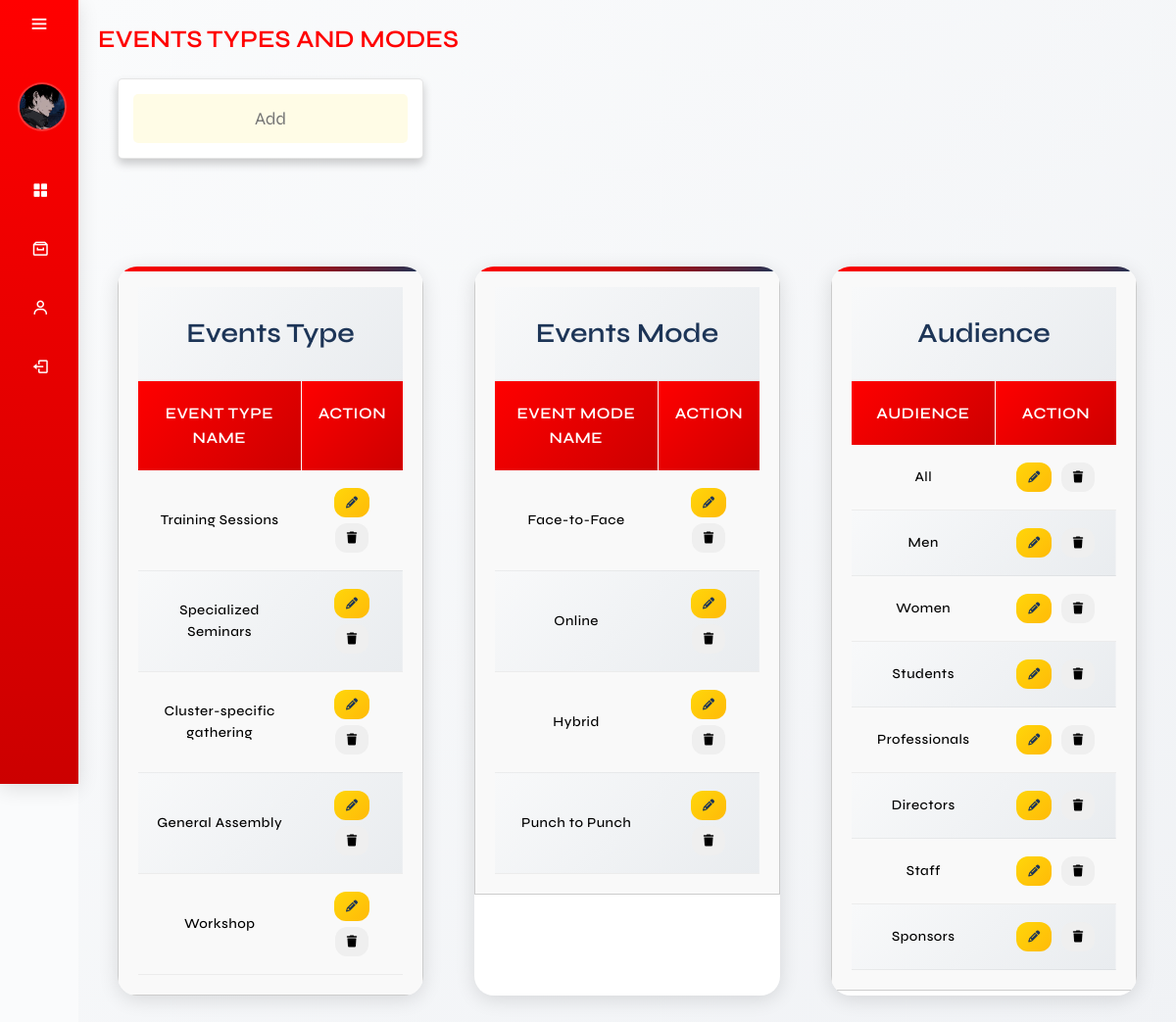
The page /admin/addEventTypeMode.php (signed in) on the database its author committed.
### tables this page shows
CREATE TABLE `event_type` (
  `event_type_id` int(11) NOT NULL,
  `event_type_name` varchar(255) NOT NULL
);

CREATE TABLE `event_mode` (
  `event_mode_id` int(11) NOT NULL,
  `event_mode_name` varchar(255) NOT NULL
);

CREATE TABLE `audience_type` (
  `audience_type_id` int(11) NOT NULL,
  `audience_type_name` varchar(255) NOT NULL
);

### admin/addEventTypeMode.php (the view, shortened to what this page needs)
<!DOCTYPE html>
<html lang="en">
<head>
    <link href='https://unpkg.com/boxicons@2.1.4/css/boxicons.min.css' rel='stylesheet'>
    <link rel="stylesheet" href="css/main.css">
</head>
<body>
    <?php
    require_once('../db.connection/connection.php');
    $sql_event_type = "SELECT event_type_name ,event_type_id as id FROM event_type";
    $result_event_type = $conn->query($sql_event_type);
    $sql_event_mode = "SELECT event_mode_name ,event_mode_id as id FROM event_mode";
    $result_event_mode = $conn->query($sql_event_mode);
    $sql_audience_type = "SELECT audience_type_name ,audience_type_id as id FROM audience_type";
    $result_audience_type = $conn->query($sql_audience_type);
    if ($_SERVER['REQUEST_METHOD'] === 'GET') {
        if (isset($_SESSION['AdminID'])) {
            $AdminID = $_SESSION['AdminID'];
            $sqlAdmin = "SELECT * FROM admin WHERE AdminID = ?";
            $stmtAdmin = $conn->prepare($sqlAdmin);
            $stmtAdmin->bind_param("i", $AdminID);
            $stmtAdmin->execute();
            $resultAdmin = $stmtAdmin->get_result();
            if ($resultAdmin->num_rows > 0) {
                while ($row = $resultAdmin->fetch_assoc()) {
                    $Image = $row['Image'];
                }
            } else {
                echo "No records found";
            }
        }
    }
    ?>
    <div class="sidebar">
        <div class="top">
            <i class="bx bx-menu" id="btnn"></i>
        </div>
        <div class="user">
            <?php if (!empty($Image)): ?>
                <img src="../assets/img/profilePhoto/<?php echo $Image; ?>" alt="user" class="user-img">
            <?php else: ?>
                <img src="../assets/img/profile.jpg" alt="default user" class="user-img">
            <?php endif; ?>
            <div>
            </div>
        </div>
        <ul>
            <li class="nav-sidebar">
                <a href="adminDashboard.php">
                    <i class="bx bxs-grid-alt"></i>
                </a>
            </li>
            <li class="events-side2 nav-sidebar">
                <a href="#" class="a-events">
                    <i class='bx bx-archive'></i>
                </a>
            </li>
            <li class="events-side nav-sidebar">
                <a href="#" class="a-events">
                    <i class='bx bx-user'></i>
                </a>
            </li>
            <li class="nav-sidebar">
                <a href="#" onclick="confirmLogout(event)">
                    <i class="bx bx-log-out"></i>
                </a>
            </li>
        </ul>
    </div>
    <div class="main-content">
        <div class="containerr">
            <h3 class="dashboard">EVENTS TYPES AND MODES</h3>
            <section class="event-filter">
                <div style="display: flex; gap: 10px; margin-bottom:10px">
                    <form action="" method="post" style="margin-bottom:1rem; height:10%">
                        <div class="dropdown-container">
                            <div class="dropdown">
                                <input type="text" readonly name="eventDisplay" placeholder="Add" maxlength="20"
                                    class="output">
                            </div>
                        </div>
                    </form>
                </div>
            </section>
        </div>
        <div class="container">
            <div class="event-wrapper">
                <div class="event-table">
                    <div class="tbl-container">
                        <h2>Events Type</h2>
                        <table class="tbl">
                            <thead>
                                <tr>
                                    <th>Event Type Name</th>
                                    <th>Action</th>
                                </tr>
                            </thead>
                            <tbody>
                                <?php
                                if ($result_event_type->num_rows > 0) {
                                    while ($row = $result_event_type->fetch_assoc()) {
                                        echo "<tr>";
                                        echo "<td data-label='Event Title'>" . $row['event_type_name'] . "</td>";
                                        echo "<td data-label='Action'>
                                            <button class='btn_edit' onclick=\"editEventType('" . $row['id'] . "', '" . $row['event_type_name'] . "')\"><i class='fa fa-pencil'></i></button>
                                            <button class='btn_delete' onclick=\"confirmDeleteEventType('" . $row['id'] . "')\"><i class='fa fa-trash'></i></button>
                                            </td>";
                                        echo "</tr>";
                                    }
                                } else {
                                    echo "<tr><td colspan='2'>No event types available</td></tr>";
                                }
                                ?>
                            </tbody>
                        </table>
                    </div>
                </div>
                <div class="event-table">
                    <div class="tbl-container">
                        <h2>Events Mode</h2>
                        <table class="tbl">
                            <thead>
                                <tr>
                                    <th>Event Mode Name</th>
                                    <th>Action</th>
                                </tr>
                            </thead>
                            <tbody>
                                <?php
                                if ($result_event_mode->num_rows > 0) {
                                    while ($row = $result_event_mode->fetch_assoc()) {
                                        $escapedEventModeName = htmlspecialchars($row['event_mode_name'], ENT_QUOTES, 'UTF-8');
                                        echo "<tr>";
                                        echo "<td data-label='Event Title'>" . $escapedEventModeName . "</td>";
                                        echo "<td data-label='Action'>
                            <button class='btn_edit' onclick=\"editEventMode('" . $row['id'] . "', '" . $escapedEventModeName . "')\"><i class='fa fa-pencil'></i></button>
                            <button class='btn_delete' onclick=\"confirmDeleteEventMode('" . $row['id'] . "')\"><i class='fa fa-trash'></i></button>
                          </td>";
                                        echo "</tr>";
                                    }
                                } else {
                                    echo "<tr><td colspan='2'>No event modes available</td></tr>";
                                }
                                ?>
                            </tbody>
                        </table>
                    </div>
                </div>
                <div class="event-table">
                    <div class="tbl-container">
                        <h2>Audience</h2>
                        <table class="tbl">
                            <thead>
                                <tr>
                                    <th>Audience</th>
                                    <th>Action</th>
                                </tr>
                            </thead>
                            <tbody>
                                <?php
                                if ($result_audience_type->num_rows > 0) {
                                    while ($row = $result_audience_type->fetch_assoc()) {
                                        $escapedAudienceTypeName = htmlspecialchars($row['audience_type_name'], ENT_QUOTES, 'UTF-8');
                                        echo "<tr>";
                                        echo "<td data-label='Audience'>" . $escapedAudienceTypeName . "</td>";
                                        echo "<td data-label='Action'>
                                <button class='btn_edit' onclick=\"editAudienceType('" . $row['id'] . "', '" . $escapedAudienceTypeName . "')\"><i class='fa fa-pencil'></i></button>
                                <button class='btn_delete' onclick=\"confirmDeleteAudienceType('" . $row['id'] . "')\"><i class='fa fa-trash'></i></button>
                              </td>";
                                        echo "</tr>";
                                    }
                                } else {
                                    echo "<tr><td colspan='2'>No audience types available</td></tr>";
                                }
                                ?>
                            </tbody>
                        </table>
                    </div>
                </div>
            </div>
        </div>
    </div>
</body>
</html>

### admin/addEventTypeMode.php (style rules this page uses)
.container { width: 100%; padding: 20px; }
.event-wrapper { display: flex; justify-content: space-between; flex-wrap: wrap; }
.event-table { width: 30%; margin-bottom: 20px; }
.tbl-container { border: 1px solid #ccc; padding: 20px; background-color: #f9f9f9; }
.tbl { width: 100%; border-collapse: collapse; }
.tbl th, .tbl td { border: 1px solid #ddd; padding: 8px; }
.tbl th { background-color: #f2f2f2; }

### rows shown on the page
event_type: event_type_name "Training Sessions"
event_type: event_type_name "Specialized Seminars"
event_type: event_type_name "Cluster-specific gathering"
event_type: event_type_name "General Assembly"
event_type: event_type_name "Workshop"
event_mode: event_mode_name "Face-to-Face"
event_mode: event_mode_name "Online"
event_mode: event_mode_name "Hybrid"
event_mode: event_mode_name "Punch to Punch"
audience_type: audience_type_name "All"
audience_type: audience_type_name "Men"
audience_type: audience_type_name "Women"
audience_type: audience_type_name "Students"
audience_type: audience_type_name "Professionals"
audience_type: audience_type_name "Directors"
audience_type: audience_type_name "Staff"
audience_type: audience_type_name "Sponsors"
